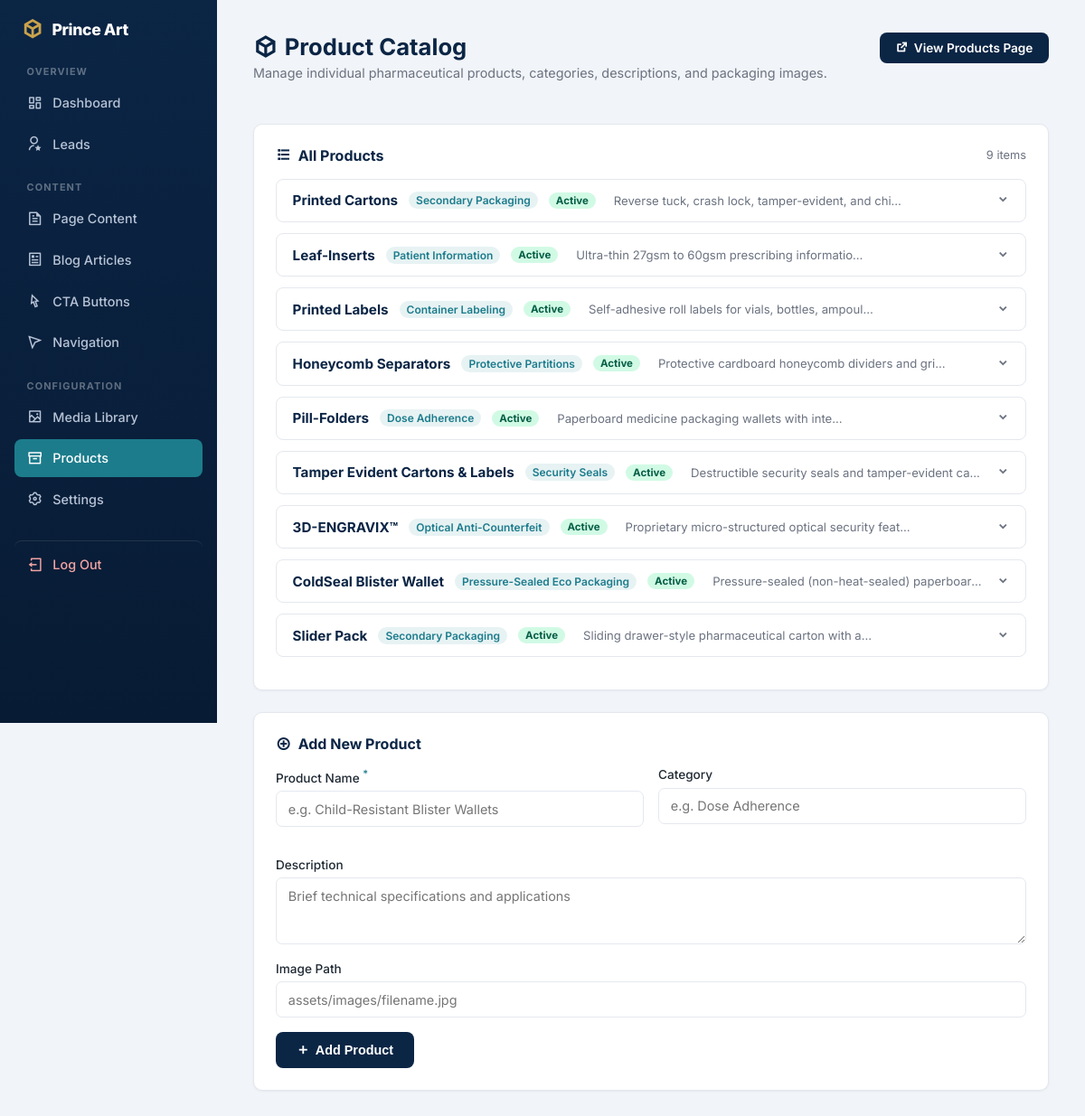
Page /admin/products.php (signed in) on the committed database.
### tables this page shows
CREATE TABLE `products` (
  `id` int(11) NOT NULL AUTO_INCREMENT,
  `name` varchar(150) NOT NULL,
  `slug` varchar(150) NOT NULL,
  `category` varchar(100) DEFAULT NULL,
  `short_description` varchar(300) DEFAULT NULL,
  `description` text DEFAULT NULL,
  `spec_sheet` text DEFAULT NULL,
  `image_path` varchar(255) DEFAULT NULL,
  `meta_title` varchar(160) DEFAULT NULL,
  `meta_description` varchar(300) DEFAULT NULL,
  `is_published` tinyint(1) DEFAULT 1,
  `created_at` timestamp NOT NULL DEFAULT current_timestamp(),
  PRIMARY KEY (`id`),
  UNIQUE KEY `slug` (`slug`),
  KEY `idx_prod_pub_cat` (`is_published`,`category`)
);

### includes/functions.php (called while the page is built, shortened)
<?php
function clean_mojibake(?string $str): string {
    static $mojibakeMap = [
        "\xce\x93\xc3\x87\xc3\xb3" => '•',
        "\xce\x93\xc3\x87\xc3\xb4" => '–',
        "\xce\x93\xc3\x87\xc3\xb6" => '—',
        "\xce\x93\xc3\xa4\xc3\xb3" => '™',
        "\xce\x93\xc3\x87\xc3\x96" => '’',
        "\xce\x93\xc3\x87\xc2\xa3" => '“',
        "\xce\x93\xc3\x87\xc2\xa5" => '”',
        "\xc2\xba\xc2\xb0"         => '°',
        'ΓÇó' => '•',
        'ΓÇô' => '–',
        'ΓÇö' => '—',
        'Γäó' => '™',
        'ΓÇÖ' => '’',
        'ΓÇ£' => '“',
        'ΓÇ¥' => '”',
        '┬░'  => '°',
        'гÇó' => '•',
        'гÇô' => '–',
        'гÇö' => '—',
        'гäó' => '™',
        'гÇÖ' => '’',
    ];
    return str_replace(array_keys($mojibakeMap), array_values($mojibakeMap), $str);
}
function h(?string $value): string {
    return htmlspecialchars(clean_mojibake($value), ENT_QUOTES, 'UTF-8');
}

### admin/products.php (the view, shortened to what this page needs)
<?php
require __DIR__ . '/includes/layout_top.php';
$pdo = get_db();
$products = $pdo->query("SELECT * FROM products ORDER BY id ASC")->fetchAll();
?>
<div style="display:flex; justify-content:space-between; align-items:flex-start; flex-wrap:wrap; gap:1rem; margin-bottom:1.5rem;">
  <div>
    <h1><i class="ri-box-3-line"></i> Product Catalog</h1>
    <p class="page-subtitle">Manage individual pharmaceutical products, categories, descriptions, and packaging images.</p>
  </div>
  <a href="../public_site/products.php" target="_blank"
     style="display:inline-flex;align-items:center;gap:0.4rem;padding:0.55rem 1.1rem;background:var(--navy);border-radius:8px;font-size:0.85rem;font-weight:600;color:#fff;text-decoration:none;">
    <i class="ri-external-link-line"></i> View Products Page
  </a>
</div>
<div class="panel" style="margin-bottom:1.5rem;">
  <h3>
    <i class="ri-list-check"></i> All Products
    <span style="margin-left:auto;font-size:0.8rem;font-weight:400;color:var(--muted);"><?= count($products) ?> item<?= count($products) !== 1 ? 's' : '' ?></span>
  </h3>
  <?php if (empty($products)): ?>
    <p style="color:var(--muted);font-size:0.9rem;">No products in catalog yet. Add one below.</p>
  <?php else: ?>
    <?php foreach ($products as $p): ?>
    <details style="border:1px solid var(--border);border-radius:8px;margin-bottom:0.75rem;background:#fff;">
      <summary style="padding:0.85rem 1.1rem;cursor:pointer;display:flex;align-items:center;gap:0.75rem;font-weight:600;font-size:0.9rem;list-style:none;user-select:none;flex-wrap:wrap;">
        <span style="color:var(--navy);font-weight:700;font-size:0.95rem;"><?= h($p['name']) ?></span>
        <span style="font-size:0.75rem;color:var(--teal);background:rgba(28,124,140,0.1);padding:2px 8px;border-radius:20px;font-weight:600;"><?= h($p['category'] ?: 'Uncategorized') ?></span>
        <?php if (!$p['is_published']): ?>
          <span style="font-size:0.72rem;background:#fef3c7;color:#92400e;padding:2px 8px;border-radius:20px;font-weight:700;">Draft</span>
        <?php else: ?>
          <span style="font-size:0.72rem;background:#d1fae5;color:#065f46;padding:2px 8px;border-radius:20px;font-weight:700;">Active</span>
        <?php endif; ?>
        <span style="flex:1;max-width:320px;overflow:hidden;text-overflow:ellipsis;white-space:nowrap;font-size:0.82rem;font-weight:400;color:var(--muted);margin-left:0.5rem;">
          <?= h($p['short_description']) ?>
        </span>
        <i class="ri-arrow-down-s-line" style="margin-left:auto;color:var(--muted);"></i>
      </summary>
    </details>
    <?php endforeach; ?>
  <?php endif; ?>
</div>
<div class="panel">
  <h3><i class="ri-add-circle-line"></i> Add New Product</h3>
  <form method="post" class="content-form">
    <div style="display:grid;grid-template-columns:1fr 1fr;gap:1rem;margin-bottom:1rem;">
      <label>Product Name <sup style="color:var(--teal);">*</sup>
        <input type="text" name="name" placeholder="e.g. Child-Resistant Blister Wallets" required>
      </label>
      <label>Category
        <input type="text" name="category" placeholder="e.g. Dose Adherence">
      </label>
    </div>
    <label style="margin-bottom:1rem;">Description
      <textarea name="description" rows="3" placeholder="Brief technical specifications and applications"></textarea>
    </label>
    <label style="margin-bottom:1rem;">Image Path
      <input type="text" name="image_path" placeholder="assets/images/filename.jpg">
    </label>
    <button type="submit"><i class="ri-add-line"></i> Add Product</button>
  </form>
</div>
<?php require __DIR__ . '/includes/layout_bottom.php'; ?>

### admin/assets/style.css (style rules this page uses)
:root { --navy: #0B2545; --navy-light: #12305C; --teal: #1C7C8C; --gold: #C9A24B; --bg: #F1F4F8; --text: #1F2933; --muted: #6b7280; --border: #E4E8EE; --radius: 10px; }
* { box-sizing: border-box; }
body { margin: 0; font-family: 'Inter', -apple-system, Segoe UI, Roboto, sans-serif; background: var(--bg); color: var(--text); -webkit-font-smoothing: antialiased; }
h1 { font-size: 1.6rem; font-weight: 700; color: var(--navy); margin: 0 0 0.3rem; display: flex; align-items: center; gap: 0.5rem; }
.page-subtitle { color: var(--muted); font-size: 0.9rem; margin: 0 0 1.5rem; }
button, .content-form button, form button[type=submit] { background: var(--navy); color: #fff; border: none; padding: 0.75rem 1.4rem; border-radius: 8px; cursor: pointer; font-weight: 600; font-size: 0.9rem; display: inline-flex; align-items: center; gap: 0.4rem; transition: background 0.15s, transform 0.1s; }
.panel { background: #fff; border-radius: var(--radius); border: 1px solid var(--border); padding: 1.5rem; margin-top: 1.5rem; box-shadow: 0 1px 3px rgba(16,24,40,0.05); }
.panel h3 { margin: 0 0 1rem; font-size: 1rem; color: var(--navy); display: flex; align-items: center; gap: 0.5rem; }

### rows in the picture
products: name "Printed Cartons", category "Secondary Packaging", is_published "Active", short_description "Reverse tuck, crash lock, tamper-evident, and chi…"
products: name "Leaf-Inserts", category "Patient Information", is_published "Active", short_description "Ultra-thin 27gsm to 60gsm prescribing informatio…"
products: name "Printed Labels", category "Container Labeling", is_published "Active", short_description "Self-adhesive roll labels for vials, bottles, ampoul…"
products: name "Honeycomb Separators", category "Protective Partitions", is_published "Active", short_description "Protective cardboard honeycomb dividers and gri…"
products: name "Pill-Folders", category "Dose Adherence", is_published "Active", short_description "Paperboard medicine packaging wallets with inte…"
products: name "Tamper Evident Cartons & Labels", category "Security Seals", is_published "Active", short_description "Destructible security seals and tamper-evident ca…"
products: name "3D-ENGRAVIX™", category "Optical Anti-Counterfeit", is_published "Active", short_description "Proprietary micro-structured optical security feat…"
products: name "ColdSeal Blister Wallet", category "Pressure-Sealed Eco Packaging", is_published "Active", short_description "Pressure-sealed (non-heat-sealed) paperboar…"
products: name "Slider Pack", category "Secondary Packaging", is_published "Active", short_description "Sliding drawer-style pharmaceutical carton with a…"

### other values in the picture
count($products) "9"
